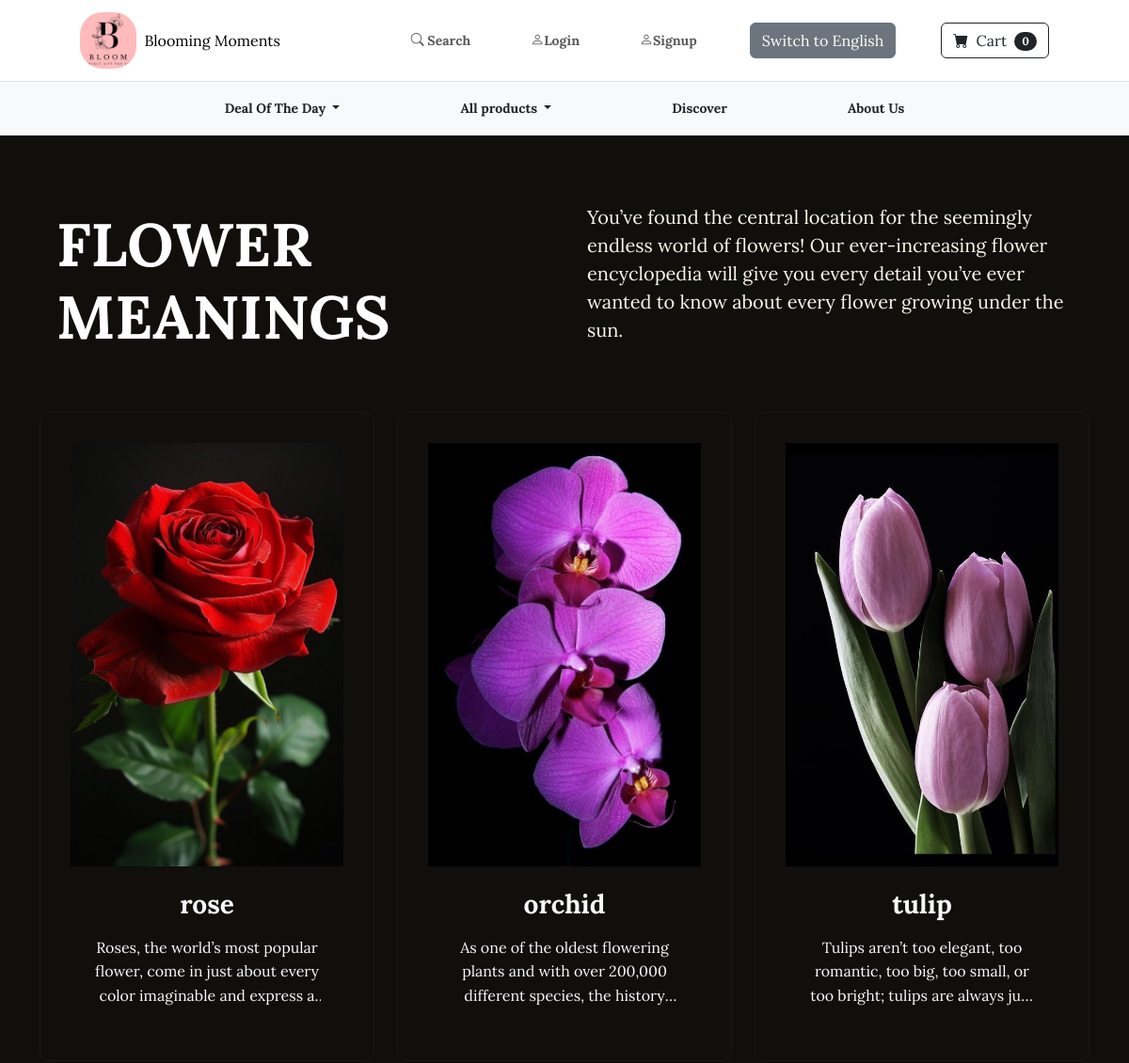
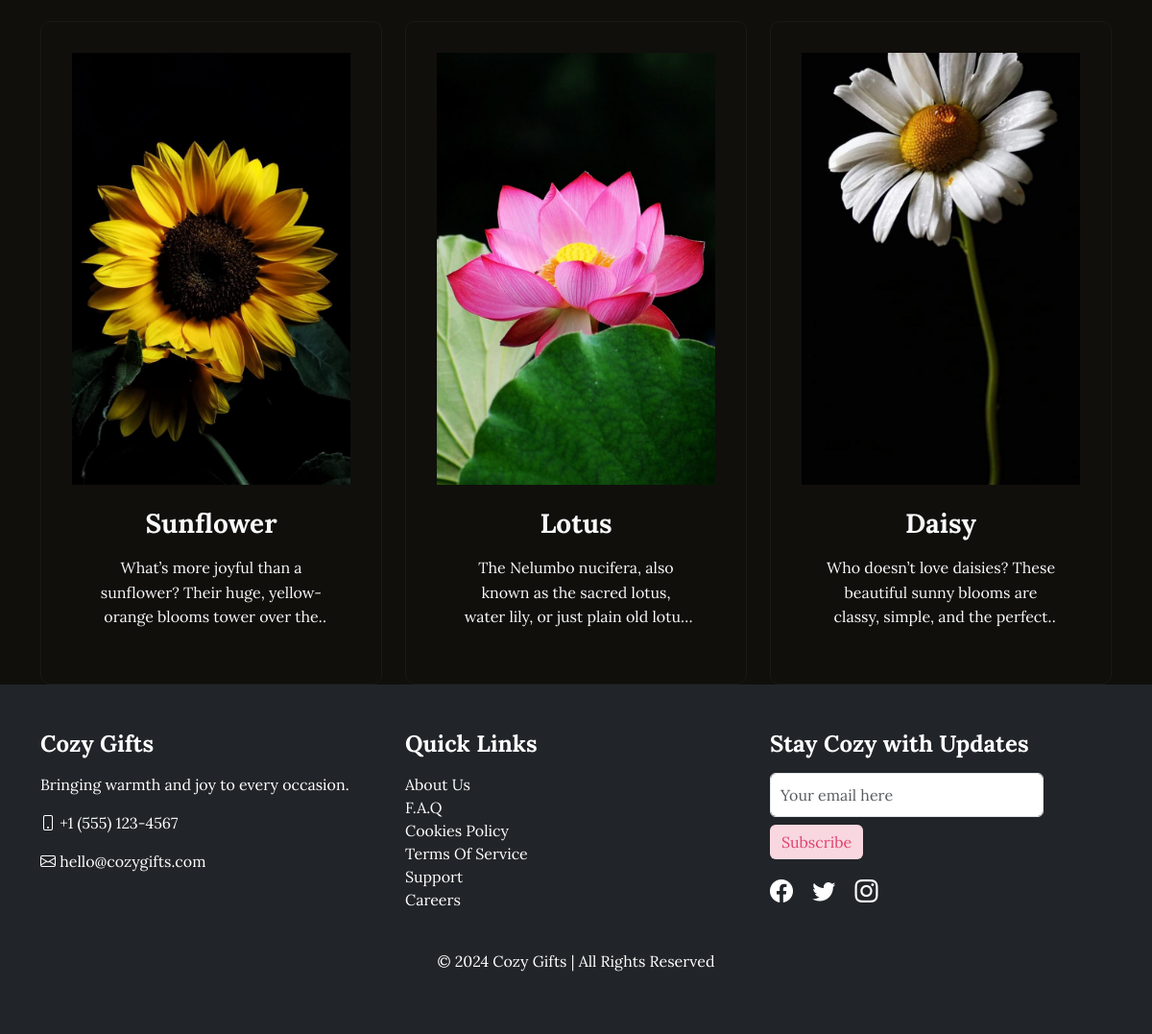
Page /flowerLanding/ on the earlier database version (2 pictures, top to bottom).
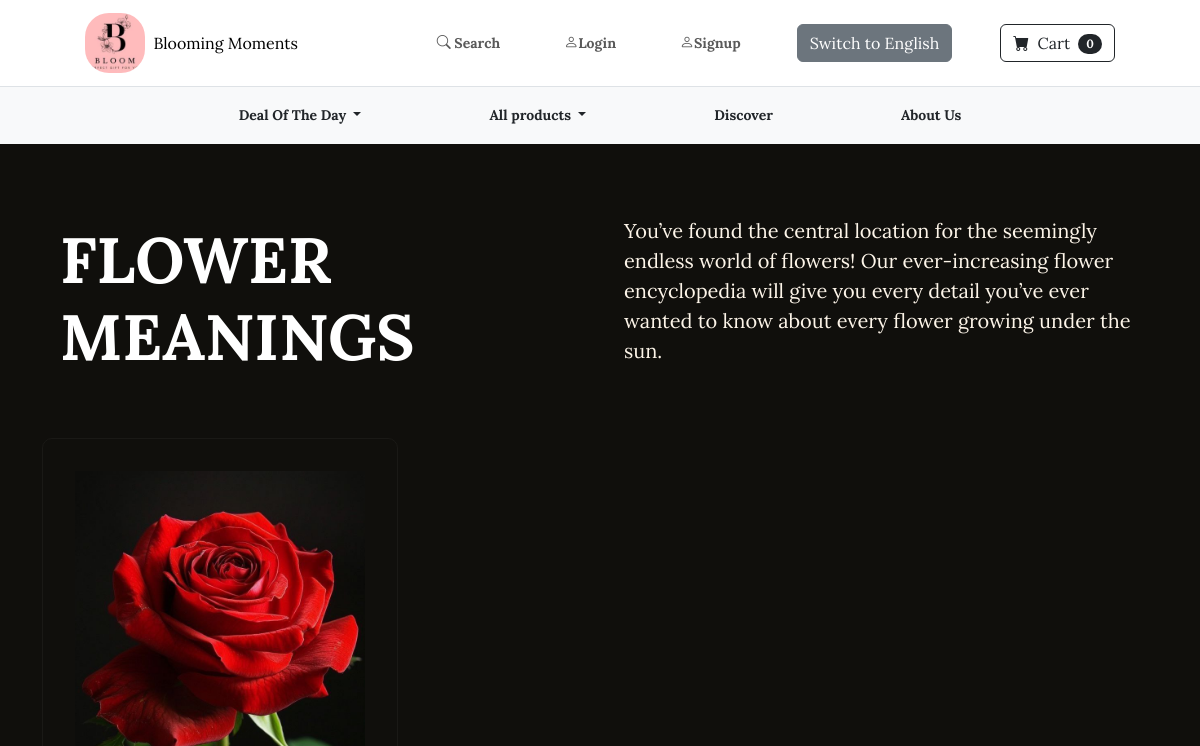
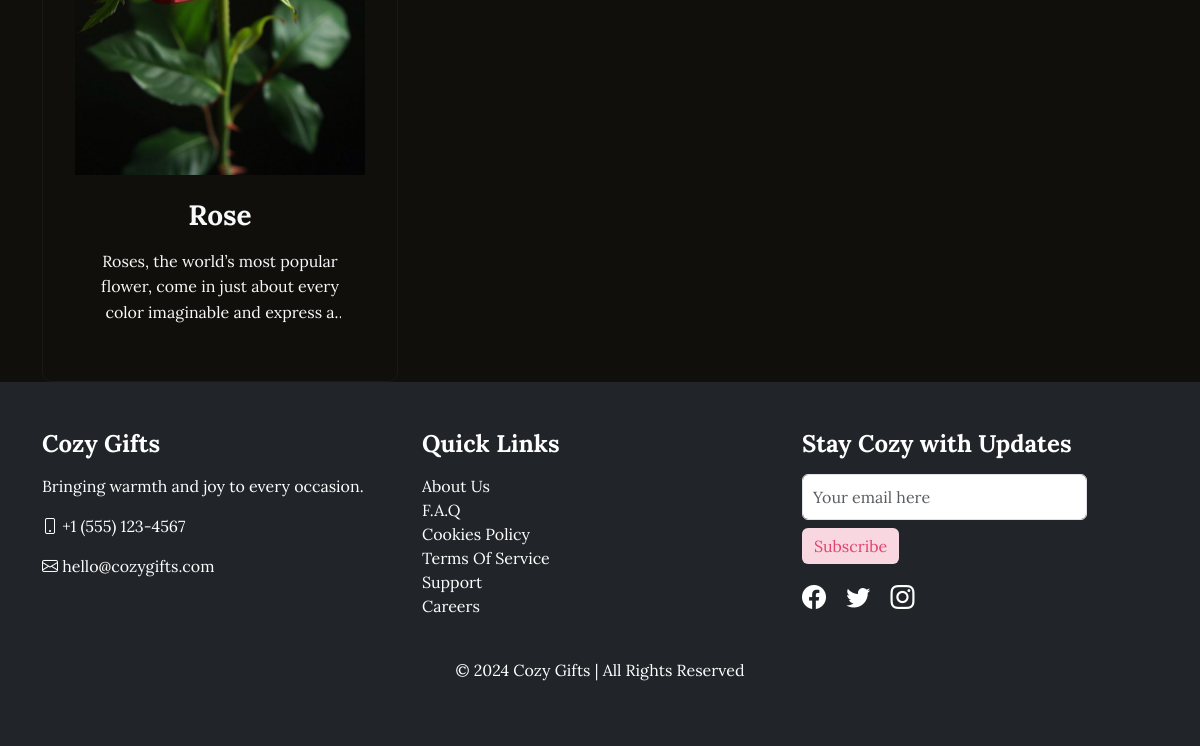
Same page on the later database version (2 pictures, top to bottom).
### store/models.py (models this page shows, shortened)
class FlowerStories(models.Model):
    name = models.CharField(max_length=100)
    description = models.CharField(max_length=250, default='', blank=True, null=True)
    image = models.ImageField(upload_to='uploads/flower/')
    category = models.ForeignKey(Flower_Categories, on_delete=models.CASCADE,null=True, blank=True)
    class Meta:
        verbose_name_plural = "Flower Stories"

### store/views.py (the view)
# urls.py: path('flowerLanding/',views.flowerLanding,name="flowerLanding"),
def flowerLanding(request):
    flowers = FlowerStories.objects.all()
    language = request.session.get('language', 'eng')  # Default to English
    template_name = 'flowerlanding_eng.html' if language == 'eng' else 'flowerlanding_mm.html'
    return render(request, template_name,{'flowers':flowers} )

### cart/cart.py (called while the page is built)
  def __len__(self):
    return len(self.cart)

### cart/context_processors.py (called while the page is built)
def cart(request):
  return {'cart':Cart(request)}

### store/templates/flowerlanding_eng.html
{% extends 'base.html' %}
{% load static %}
{% block styles %}
<link rel="stylesheet" href="{% static 'css/flowerLanding.css' %}">
{% endblock %}
{% block content %}
<section class="my-flower-landing-fullpage-section py-5">
  <div class="container mt-4 ">
    <div class="row align-items-center g-5">
      <div class="col-md-6">
        <h1 class="display-3 fw-bold text-white">FLOWER MEANINGS</h1>
      </div>
      <div class="col-md-6 position-relative">
        <p class="lead mb-4 text-white-75 ">
          You’ve found the central location for the seemingly endless world of flowers! Our ever-increasing flower
          encyclopedia will give you every detail you’ve ever wanted to know about every flower growing under the sun.
        </p>
      </div>
    </div>
  </div>
</section>
<section class="my-flower-landing-grid-section">
  <div class="container">
    <div class="row g-4 ">
      {% for flower in flowers %}
      <div class="col-lg-4 col-md-6 col-sm-6 col-12">
        <a href="{% url 'flower_detail' flower.name|lower %}" class="card-link">
          <div class="card h-100">
            <div class="card-img-div ratio-4x3">
              <img src="{{ flower.image.url }}"
                   alt="{{ flower.name }}"
                   class="img-fluid object-fit-cover">
            </div>
            <div class="card-body text-center">
              <h3 class="card-title text-light mb-3">{{ flower.name }}</h3>
              <p class="card-description text-light mb-0">
                {{ flower.description|truncatechars:100 }}
              </p>
            </div>
          </div>
        </a>
      </div>
      {% endfor %}
    </div>
  </div>
</section>
  {% endblock %}

### store/templates/base.html (shortened to what this page needs)
{% load static %}
<!DOCTYPE html>
<html lang="en">
<head>
    <link href="https://cdn.jsdelivr.net/npm/bootstrap@5.3.0-alpha1/dist/css/bootstrap.min.css" rel="stylesheet">
    <link href="https://cdn.jsdelivr.net/npm/bootstrap-icons/font/bootstrap-icons.css" rel="stylesheet">
    <link href="{% static 'css/styles.css' %}" rel="stylesheet">
    {% block styles %}{% endblock %}
</head>
<body>
    {% include 'navbar.html' %}
    {% block content %}
    {% endblock %}
    <footer class="bg-dark text-white py-5">
        <div class="container">
            <div class="row">
                <div class="col-md-4">
                    <h3>Cozy Gifts</h3>
                    <p>Bringing warmth and joy to every occasion.</p>
                    <p><i class="bi bi-phone"></i> +1 (555) 123-4567</p>
                    <p><i class="bi bi-envelope"></i> hello@cozygifts.com</p>
                </div>
                <div class="col-md-4">
                    <h3>Quick Links</h3>
                    <ul class="list-unstyled">
                        <li><a href="{% url 'about_us' %}" class="text-white">About Us</a></li>
                        <li><a href="#" class="text-white">F.A.Q</a></li>
                        <li><a href="#" class="text-white">Cookies Policy</a></li>
                        <li><a href="#" class="text-white">Terms Of Service</a></li>
                        <li><a href="#" class="text-white">Support</a></li>
                        <li><a href="#" class="text-white">Careers</a></li>
                    </ul>
                </div>
                <div class="col-md-4">
                    <h3>Stay Cozy with Updates</h3>
                    <form>
                        <input type="email" placeholder="Your email here" class="form-control mb-2">
                        <button type="submit" class="btn btn-primary">Subscribe</button>
                    </form>
                    <div class="social-icons mt-3">
                        <a href="#" class="bi bi-facebook text-white me-3"></a>
                        <a href="#" class="bi bi-twitter text-white me-3"></a>
                        <a href="#" class="bi bi-instagram text-white"></a>
                    </div>
                </div>
            </div>
            <div class="text-center mt-4">
                <p>&copy; 2024 Cozy Gifts | All Rights Reserved</p>
            </div>
        </div>
    </footer>
</body>
</html>

### store/templates/navbar.html (shortened to what this page needs)
<div class="sticky-top bg-white">
    <nav class="navbar navbar-expand-lg navbar-light bg-white border-bottom">
        <div class="container-fluid d-flex align-items-center justify-content-between sticky-top">
       {% load static %}
<a class="navbar-brand d-flex align-items-center mx-auto text-truncate" href="{% url 'home' %}">
    <img src="{% static 'images/image.png' %}" alt="Logo" class="me-2 brand-logo">
    <span class="fs-6 shop-name">Blooming Moments</span>
</a>
        <ul class="navbar-nav mx-auto d-none d-lg-flex flex-row align-items-center gap-5">
            <li class="nav-item">
                <a class="nav-link title1" href="{% url 'search' %}"><i class="bi bi-search"></i> Search</a>
            </li>
            {% if user.is_authenticated %}
            <li class="nav-item">
                <a class="nav-link" href="{% url 'logout' %}"><i class="bi bi-person"></i>Logout</a>
            </li>
            <li class="nav-item dropdown">
                <a class="nav-link dropdown-toggle" id="navbarDropdown" href="#" role="button" data-bs-toogle="dropdown" aria-expanded="false">Profile</a>
                <ul class="dropdown-menu" aria-labelledby="navbarDropdown">
                <li><a class="dropdown-item" href="{% url 'update_user' %}"><i class="bi bi-person"></i>{{request.user}}</a></li>
                <li><hr class="dropdown-divider" /></li>
                <li><a class="dropdown-item" href="{% url 'update_info' %}"><i class="bi bi-person"></i>update info</a></li>
            </ul>
            </li>
            {% if user.is_superuser %}
            <li class="nav-item dropdown">
                <a class="nav-link dropdown-toggle" id="navbarDropdown" href="#" role="button" data-bs-toogle="dropdown" aria-expanded="false">Order</a>
                <ul class="dropdown-menu" aria-labelledby="navbarDropdown">
                <li><a class="dropdown-item" href="{% url 'shipped_dash' %}"><i class="bi bi-person"></i>Delivered Orders</a></li>
                <li><hr class="dropdown-divider" /></li>
                <li><a class="dropdown-item" href="{% url 'not_shipped_dash' %}"><i class="bi bi-person"></i>Undelivered Orders</a></li>
            </ul>
            </li>
            {% endif %}
            {% else %}
            <li class="nav-item">
                <a class="nav-link" href="{% url 'login' %}"><i class="bi bi-person"></i>Login</a>
            </li>
            <li class="nav-item">
                <a class="nav-link" href="{% url 'register' %}"><i class="bi bi-person"></i>Signup</a>
            </li>
            {% endif %}
            <li class="nav-item">
                <a href="{% url 'toggle_language' %}" class="btn btn-secondary lang-toggle">
                    {% if request.session.language == "eng" %}Switch to Myanmar{% else %}Switch to English{% endif %}
                </a>
            </li>
            <form class="d-flex">
                <a href="{% url 'cart_summary' %}" class="btn btn-outline-dark"><i class="bi-cart-fill me-1"></i>
                    Cart
                    <span class="badge bg-dark text-white ms-1 rounded-pill" id="cart_quantity">{{cart|length}}</span></a>
              </form>
        </ul>
    </div>
</nav>
<div class="bg-light py-2 d-none d-lg-block">
    <div class="container-fluid">
        <ul class="nav justify-content-center">
            <li class="nav-item dropdown">
                <a class="nav-link text-dark px-5 mx-3 dropdown-toggle" href="#" id="dealDropdown" data-bs-toggle="dropdown">
                    Deal Of The Day
                </a>
            </li>
            <li class="nav-item dropdown">
                <a class="nav-link text-dark px-5 mx-3 dropdown-toggle" href="{% url 'product' %}" id="flowersDropdownMobile" data-bs-toggle="dropdown"  onclick="location.href=this.href;">
                    All products
                </a>
            </li>
            <li class="nav-item"><a href="{% url 'flowerLanding' %}"  class="nav-link text-dark px-5 mx-3" >Discover</a></li>
            <li class="nav-item">
                <a class="nav-link text-dark px-5 mx-3" href="{% url 'about_us' %}">About Us</a>
            </li>
        </ul>
    </div>
</div>
</div>

### static/css/styles.css (style rules this page uses)
body { font-family: 'Lora', serif; background-color: whitesmoke; margin: 0; padding: 0; }
h1, h2, h3 { font-weight: 700; }
a { text-decoration: none; }
.container { max-width: 1140px; }
img { max-width: 100%; height: auto; }
.nav-link { font-weight: bolder; font-size: 14px; position: relative; padding: 10px 20px; transition: background-color 0.3s ease, color 0.3s ease; border-radius: 8px; }
.navbar { padding: 0.5rem; }
.brand-logo { width: 60px; height: 60px; border-radius: 40%; object-fit: cover; }
.shop-name { font-size: 0.9rem; white-space: nowrap; }
footer { background-color:#FFF0F4; color: white; padding: 30px 0; }
footer h3 { font-size: 1.5rem; margin-bottom: 15px; }
footer .social-icons a { font-size: 1.5rem; color: white; margin-right: 15px; }
footer .form-control { width: 80%; margin-bottom: 15px; padding: 10px; }
footer .btn { background-color: #F8D7E0; color: #E2426D; border: none; }

### static/css/flowerLanding.css (style rules this page uses)
* { margin: 0; padding: 0; box-sizing: border-box; }
.my-flower-landing-fullpage-section { padding: 20px; background-color: #100f0c; color: #fdf5e9; padding: 3rem; }
.card { padding: 2rem; border-radius: 10px; background-color: #100f0c; text-align: center; }
.my-flower-landing-grid-section { background-color: #100f0c; }
.card-link { text-decoration: none; }
.card { border: 1px solid #1a1916 !important; transition: transform 0.3s ease; }
.card-img-div { height: 450px; overflow: hidden; }
.object-fit-cover { object-fit: cover; width: 100%; height: 100%; }
.card-body { padding: 1.5rem; }
.card-description { display: -webkit-box; -webkit-line-clamp: 3; -webkit-box-orient: vertical; overflow: hidden; line-height: 1.6; }

Differences in the rows shown:
removed FlowerStories: image (picture), name "orchid", description "As one of the oldest flowering plants and with over 200,000 different species, the…"
removed FlowerStories: image (picture), name "tulip", description "Tulips aren’t too elegant, too romantic, too big, too small, or too bright; tulips are always…"
removed FlowerStories: image (picture), name "Sunflower", description "What’s more joyful than a sunflower? Their huge, yellow-orange blooms tower over…"
removed FlowerStories: image (picture), name "Lotus", description "The Nelumbo nucifera, also known as the sacred lotus, water lily, or just plain…"
removed FlowerStories: image (picture), name "Daisy", description "Who doesn’t love daisies? These beautiful sunny blooms are classy, simple, and the…"
changed FlowerStories: image: a different picture; name "rose" → "Rose"
